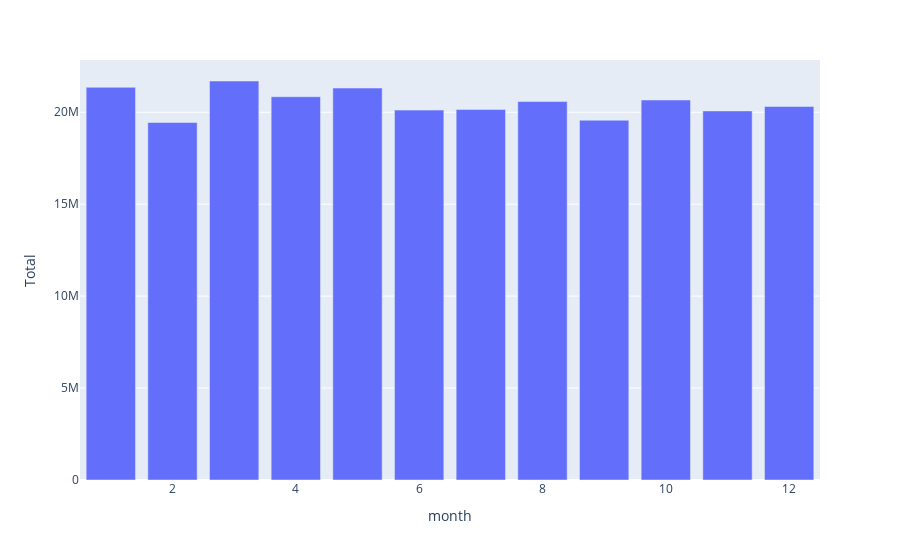

Here is the notebook cell this chart was saved with:
### Code cell
px.bar(foothill_transit.groupby('month')['Total'].sum().reset_index(), x='month', y='Total')

### Figure 1 — Plotly figure (JSON) as saved in the notebook; plotly's stock layout.template omitted (floating-point values rounded to 4 significant figures)
{"data": [{"alignmentgroup": "True", "hovertemplate": "month=%{x}<br>Total=%{y}<extra></extra>", "legendgroup": "", "marker": {"color": "#636efa", "pattern": {"shape": ""}}, "name": "", "offsetgroup": "", "orientation": "v", "showlegend": false, "textposition": "auto", "type": "bar", "x": [1, 2, 3, 4, 5, 6, 7, 8, 9, 10, 11, 12], "xaxis": "x", "y": [21356020, 19444653, 21699842, 20843741, 21315359, 20117508, 20152862, 20582116, 19565983, 20664864, 20073277, 20314244], "yaxis": "y"}], "layout": {"barmode": "relative", "legend": {"tracegroupgap": 0}, "margin": {"t": 60}, "xaxis": {"anchor": "y", "domain": [0, 1], "title": {"text": "month"}}, "yaxis": {"anchor": "x", "domain": [0, 1], "title": {"text": "Total"}}}}
